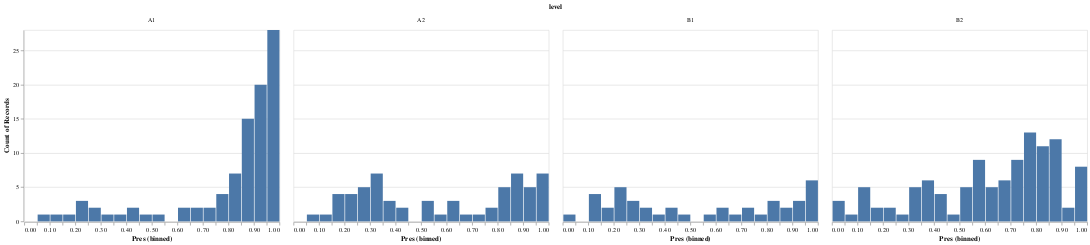

Notebook cell for this chart:
### Markdown cell above
### Present Tense

### Code cell
alt.Chart(level_verb_tense_df).mark_bar().encode(x = alt.X('Pres', bin = alt.Bin(maxbins = 30)), y = 'count()').facet('level')

### Figure 1 — Vega-Lite specification as saved in the notebook (floating-point values rounded to 4 significant figures; data arrays with more than 128 entries replaced by an {"elided": "..."} marker saying what was removed)
{"$schema": "https://vega.github.io/schema/vega-lite/v4.8.1.json", "config": {"view": {"continuousHeight": 300, "continuousWidth": 400}}, "data": {"name": "data-a46874723513081149dddc40d2b1ff27"}, "datasets": {"data-a46874723513081149dddc40d2b1ff27": {"elided": "308 records"}}, "facet": {"field": "level", "type": "nominal"}, "spec": {"encoding": {"x": {"bin": {"maxbins": 30}, "field": "Pres", "type": "quantitative"}, "y": {"aggregate": "count", "type": "quantitative"}}, "mark": "bar"}}
